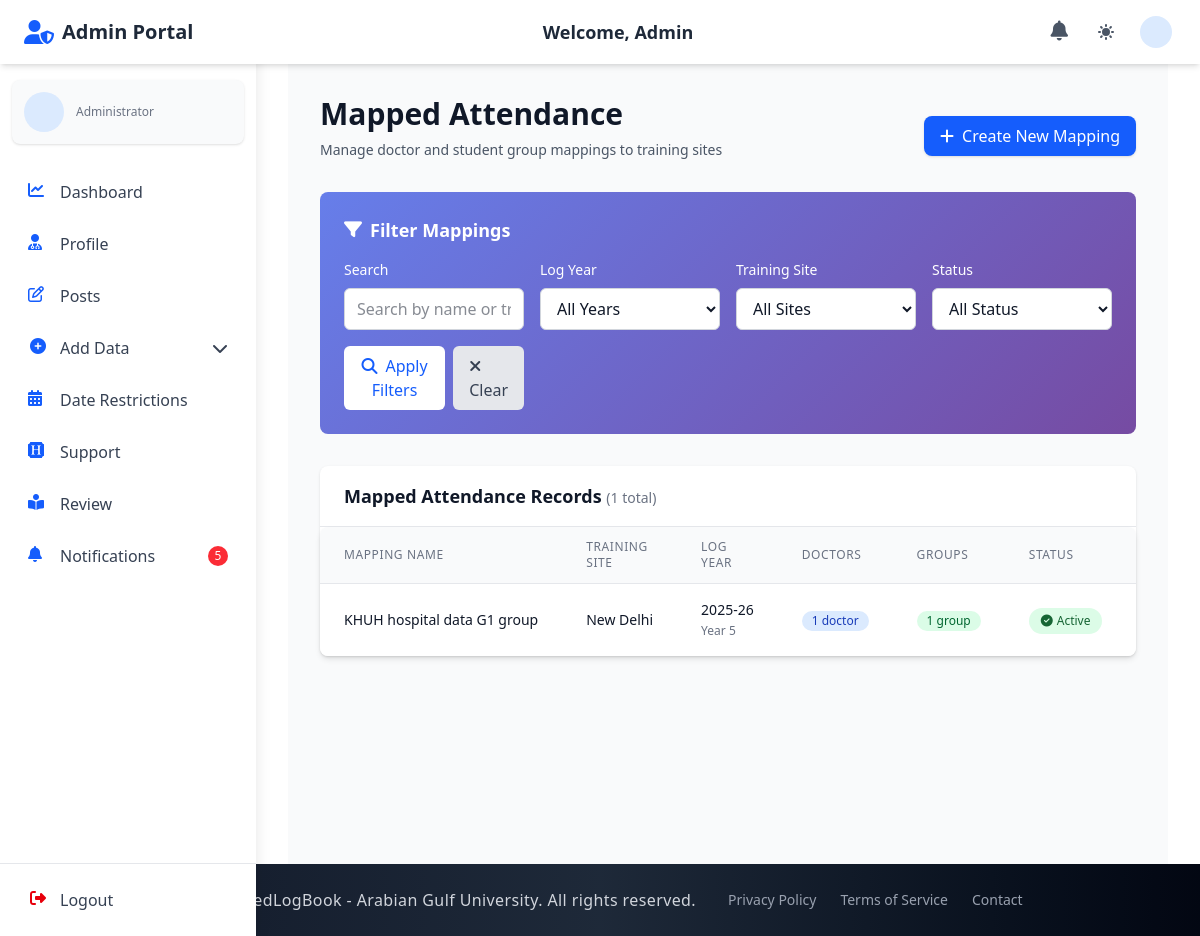
Screenshot of /admin_section/mapped-attendance/ (signed in) with the database file from the repository.
### admin_section/models.py (models this page shows, shortened)
class MappedAttendance(models.Model):
    name = models.CharField(max_length=100, help_text="Name for this attendance mapping")
    training_site = models.ForeignKey(TrainingSite, on_delete=models.CASCADE, related_name='mapped_attendances')
    doctors = models.ManyToManyField('accounts.Doctor', blank=True, related_name='mapped_attendances')
    groups = models.ManyToManyField(Group, blank=True, related_name='mapped_attendances')
    log_year = models.ForeignKey(LogYear, on_delete=models.CASCADE, related_name='mapped_attendances')
    log_year_section = models.ForeignKey(
        LogYearSection,
        on_delete=models.SET_NULL,
        null=True,
        blank=True,
        related_name='mapped_attendances'
    )
    is_active = models.BooleanField(default=True)
    created_at = models.DateTimeField(auto_now_add=True)
    updated_at = models.DateTimeField(auto_now=True)
    class Meta:
        ordering = ['-created_at']
        verbose_name = "Mapped Attendance"
        verbose_name_plural = "Mapped Attendances"
        unique_together = ['name', 'training_site', 'log_year']

class TrainingSite(models.Model):
    name = models.CharField(max_length=100, unique=True)
    log_year = models.ForeignKey(LogYear, on_delete=models.CASCADE, related_name='training_sites')

class LogYear(models.Model):
    year_name = models.CharField(max_length=20, unique=True)

class LogYearSection(models.Model):
    year_section_name = models.CharField(max_length=20)
    year_name = models.ForeignKey(LogYear, on_delete=models.CASCADE, related_name="log_year_sections")
    is_deleted = models.BooleanField(default=False)

### admin_section/views_file/mapped_attendance_views.py (the view)
# urls.py: path("mapped-attendance/", mapped_attendance_list, name="mapped_attendance_list"),
@login_required
def mapped_attendance_list(request):
    search_query = request.GET.get('search', '')
    log_year_filter = request.GET.get('log_year', '')
    training_site_filter = request.GET.get('training_site', '')
    is_active_filter = request.GET.get('is_active', '')
    mappings = MappedAttendance.objects.select_related(
        'training_site', 'log_year', 'log_year_section'
    ).prefetch_related('doctors', 'groups')
    if search_query:
        mappings = mappings.filter(
            Q(name__icontains=search_query) |
            Q(training_site__name__icontains=search_query)
        )
    if log_year_filter:
        mappings = mappings.filter(log_year_id=log_year_filter)
    if training_site_filter:
        mappings = mappings.filter(training_site_id=training_site_filter)
    if is_active_filter:
        mappings = mappings.filter(is_active=is_active_filter == 'true')
    paginator = Paginator(mappings, 10)
    page_number = request.GET.get('page')
    page_obj = paginator.get_page(page_number)
    log_years = LogYear.objects.all().order_by('-year_name')
    training_sites = TrainingSite.objects.all().order_by('name')
    context = {
        'page_obj': page_obj,
        'search_query': search_query,
        'log_years': log_years,
        'training_sites': training_sites,
        'selected_log_year': log_year_filter,
        'selected_training_site': training_site_filter,
        'selected_is_active': is_active_filter,
    }
    return render(request, 'admin_section/mapped_attendance_list.html', context)

### admin_section/context_processors.py (called while the page is built)
def admin_notification_count(request):
    if request.user.is_authenticated and request.user.role == 'admin':
        try:
            admin_unread_notifications_count = AdminNotification.objects.filter(recipient=request.user, is_read=False).count()
            return {'admin_unread_notifications_count': admin_unread_notifications_count}
        except:
            pass
    return {'admin_unread_notifications_count': 0}

### doctor_section/context_processors.py (called while the page is built, shortened)
def notification_count(request):
    return {'unread_notifications_count': 0}

### staff_section/context_processors.py (called while the page is built, shortened)
def staff_notification_count(request):
    return {'staff_unread_notifications_count': 0}

### student_section/context_processors.py (called while the page is built, shortened)
def student_notification_count(request):
    return {'student_unread_notifications_count': 0}

### admin_section/templates/admin_section/mapped_attendance_list.html (shortened to what this page needs)
{% extends 'base.html' %}
{% load static %}
{% block navbar %}
  {% include 'components/admin_auth_navbar.html' %}
{% endblock %}
{% block content %}
<div class="min-h-screen bg-gray-50 dark:bg-gray-900 py-8">
  <div class="max-w-7xl mx-auto px-4 sm:px-6 lg:px-8">
    <div class="mb-8">
      <div class="flex flex-col sm:flex-row sm:items-center sm:justify-between">
        <div>
          <h1 class="text-3xl font-bold text-gray-900 dark:text-white">Mapped Attendance</h1>
          <p class="mt-2 text-sm text-gray-600 dark:text-gray-400">
            Manage doctor and student group mappings to training sites
          </p>
        </div>
        <div class="mt-4 sm:mt-0">
          <a href="{% url 'admin_section:mapped_attendance_create' %}"
             class="inline-flex items-center px-4 py-2 bg-blue-600 hover:bg-blue-700 text-white font-medium rounded-lg shadow-sm transition-colors duration-200">
            <i class="fas fa-plus mr-2"></i>
            Create New Mapping
          </a>
        </div>
      </div>
    </div>
    <div class="filter-card rounded-lg p-6 mb-8 text-white">
      <h3 class="text-lg font-semibold mb-4 flex items-center">
        <i class="fas fa-filter mr-2"></i>
        Filter Mappings
      </h3>
      <form method="get" class="grid grid-cols-1 md:grid-cols-4 gap-4">
        <div>
          <label class="block text-sm font-medium mb-2">Search</label>
          <input type="text" name="search" value="{{ search_query }}"
                 placeholder="Search by name or training site..."
                 class="w-full px-3 py-2 rounded-md border border-gray-300 dark:border-gray-600 bg-white dark:bg-gray-800 text-gray-900 dark:text-white focus:ring-2 focus:ring-blue-500">
        </div>
        <div>
          <label class="block text-sm font-medium mb-2">Log Year</label>
          <select name="log_year" class="w-full px-3 py-2 rounded-md border border-gray-300 dark:border-gray-600 bg-white dark:bg-gray-800 text-gray-900 dark:text-white focus:ring-2 focus:ring-blue-500">
            <option value="">All Years</option>
          </select>
        </div>
        <div>
          <label class="block text-sm font-medium mb-2">Training Site</label>
          <select name="training_site" class="w-full px-3 py-2 rounded-md border border-gray-300 dark:border-gray-600 bg-white dark:bg-gray-800 text-gray-900 dark:text-white focus:ring-2 focus:ring-blue-500">
            <option value="">All Sites</option>
          </select>
        </div>
        <div>
          <label class="block text-sm font-medium mb-2">Status</label>
          <select name="is_active" class="w-full px-3 py-2 rounded-md border border-gray-300 dark:border-gray-600 bg-white dark:bg-gray-800 text-gray-900 dark:text-white focus:ring-2 focus:ring-blue-500">
            <option value="">All Status</option>
          </select>
        </div>
        <div class="md:col-span-4 flex gap-2">
          <button type="submit" class="px-4 py-2 bg-white text-blue-600 rounded-md hover:bg-gray-100 transition-colors duration-200 font-medium">
            <i class="fas fa-search mr-2"></i>Apply Filters
          </button>
          <a href="{% url 'admin_section:mapped_attendance_list' %}" class="px-4 py-2 bg-gray-200 text-gray-700 rounded-md hover:bg-gray-300 transition-colors duration-200 font-medium">
            <i class="fas fa-times mr-2"></i>Clear
          </a>
        </div>
      </form>
    </div>
    <div class="bg-white dark:bg-gray-800 rounded-lg shadow-sm">
      <div class="px-6 py-4 border-b border-gray-200 dark:border-gray-700">
        <h3 class="text-lg font-semibold text-gray-900 dark:text-white">
          Mapped Attendance Records
          {% if page_obj.paginator.count %}
            <span class="text-sm font-normal text-gray-500 dark:text-gray-400">
              ({{ page_obj.paginator.count }} total)
            </span>
          {% endif %}
        </h3>
      </div>
      {% if page_obj %}
        <div class="table-container">
          <table class="min-w-full divide-y divide-gray-200 dark:divide-gray-700">
            <thead class="bg-gray-50 dark:bg-gray-700">
              <tr>
                <th class="px-6 py-3 text-left text-xs font-medium text-gray-500 dark:text-gray-300 uppercase tracking-wider">
                  Mapping Name
                </th>
                <th class="px-6 py-3 text-left text-xs font-medium text-gray-500 dark:text-gray-300 uppercase tracking-wider">
                  Training Site
                </th>
                <th class="px-6 py-3 text-left text-xs font-medium text-gray-500 dark:text-gray-300 uppercase tracking-wider">
                  Log Year
                </th>
                <th class="px-6 py-3 text-left text-xs font-medium text-gray-500 dark:text-gray-300 uppercase tracking-wider">
                  Doctors
                </th>
                <th class="px-6 py-3 text-left text-xs font-medium text-gray-500 dark:text-gray-300 uppercase tracking-wider">
                  Groups
                </th>
                <th class="px-6 py-3 text-left text-xs font-medium text-gray-500 dark:text-gray-300 uppercase tracking-wider">
                  Status
                </th>
                <th class="px-6 py-3 text-left text-xs font-medium text-gray-500 dark:text-gray-300 uppercase tracking-wider">
                </th>
              </tr>
            </thead>
            <tbody class="bg-white dark:bg-gray-800 divide-y divide-gray-200 dark:divide-gray-700">
              {% for mapping in page_obj %}
                <tr class="hover:bg-gray-50 dark:hover:bg-gray-700 transition-colors duration-150">
                  <td class="px-6 py-4 whitespace-nowrap">
                    <div class="text-sm font-medium text-gray-900 dark:text-white">
                      {{ mapping.name }}
                    </div>
                  </td>
                  <td class="px-6 py-4 whitespace-nowrap">
                    <div class="text-sm text-gray-900 dark:text-white">
                      {{ mapping.training_site.name }}
                    </div>
                  </td>
                  <td class="px-6 py-4 whitespace-nowrap">
                    <div class="text-sm text-gray-900 dark:text-white">
                      {{ mapping.log_year.year_name }}
                      {% if mapping.log_year_section %}
                        <br><span class="text-xs text-gray-500">{{ mapping.log_year_section.year_section_name }}</span>
                      {% endif %}
                    </div>
                  </td>
                  <td class="px-6 py-4 whitespace-nowrap">
                    <div class="text-sm text-gray-900 dark:text-white">
                      <span class="inline-flex items-center px-2.5 py-0.5 rounded-full text-xs font-medium bg-blue-100 text-blue-800">
                        {{ mapping.doctors.count }} doctor{{ mapping.doctors.count|pluralize }}
                      </span>
                    </div>
                  </td>
                  <td class="px-6 py-4 whitespace-nowrap">
                    <div class="text-sm text-gray-900 dark:text-white">
                      <span class="inline-flex items-center px-2.5 py-0.5 rounded-full text-xs font-medium bg-green-100 text-green-800">
                        {{ mapping.groups.count }} group{{ mapping.groups.count|pluralize }}
                      </span>
                    </div>
                  </td>
                  <td class="px-6 py-4 whitespace-nowrap">
                    {% if mapping.is_active %}
                      <span class="status-badge status-active">
                        <i class="fas fa-check-circle mr-1"></i>Active
                      </span>
                    {% else %}
                      <span class="status-badge status-inactive">
                        <i class="fas fa-times-circle mr-1"></i>Inactive
                      </span>
                    {% endif %}
                  </td>
                  <td class="px-6 py-4 whitespace-nowrap text-sm font-medium">
                  </td>
                </tr>
              {% endfor %}
            </tbody>
          </table>
        </div>
      {% endif %}
    </div>
  </div>
</div>
{% endblock %}

### admin_section/templates/admin_section/mapped_attendance_list.html (style rules this page uses)
.table-container { overflow-x: auto; border-radius: 0.5rem; box-shadow: 0 4px 6px -1px rgba(0, 0, 0, 0.1); }
.filter-card { background: linear-gradient(135deg, #667eea 0%, #764ba2 100%); }
.status-badge { display: inline-flex; align-items: center; padding: 0.25rem 0.75rem; border-radius: 9999px; font-size: 0.75rem; font-weight: 500; }
.status-active { background-color: #dcfce7; color: #166534; }

### rows the page displays
MappedAttendance: name "KHUH hospital data G1 group", training_site.name "New Delhi", log_year.year_name "2025-26", log_year_section.year_section_name "Year 5", doctors.count "1", groups.count "1", is_active True (drawn)

### other values shown
{{ admin_unread_notifications_count }} "5"
{{ page_obj.paginator.count }} "1"
